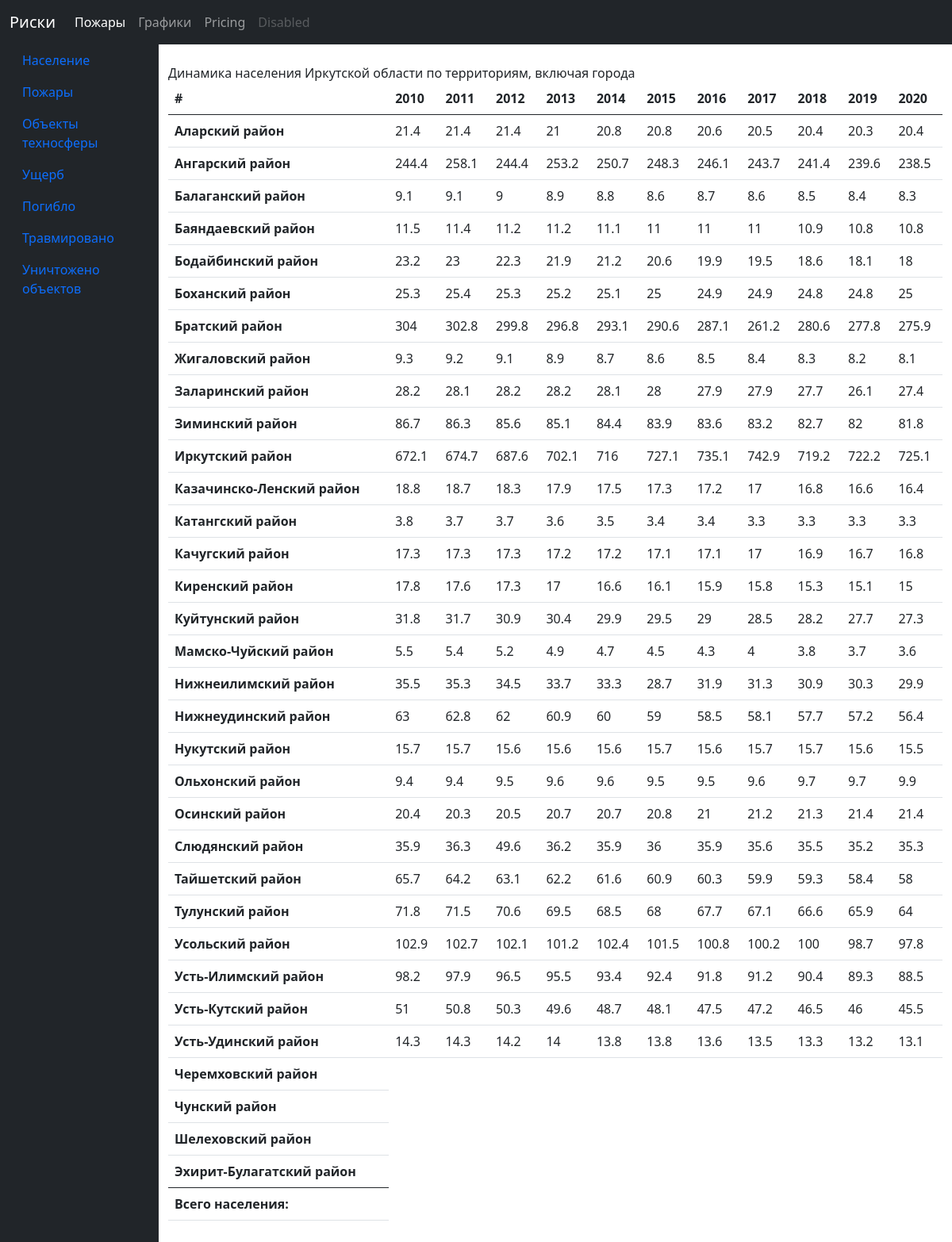
The page / on the database its author committed.
### tables this page shows
CREATE TABLE `raion` (
  `id` int NOT NULL,
  `id_region` int NOT NULL,
  `raion_name` varchar(255) NOT NULL
);

### index.php (the view, shortened to what this page needs)
<?php
require_once("connect_db.php");
?>
<!DOCTYPE html>
<html lang="en">
<head>
    <link rel="stylesheet" href="css/style.css">
    <link href="https://cdn.jsdelivr.net/npm/bootstrap@5.0.1/dist/css/bootstrap.min.css" rel="stylesheet">
</head>
<body>
    <nav class="navbar navbar-expand-lg navbar-dark bg-dark">
        <div class="container-fluid">
            <a class="navbar-brand" href="#">Риски</a>
            <div class="collapse navbar-collapse" id="navbarNavAltMarkup">
                <div class="navbar-nav">
                    <a class="nav-link active" aria-current="page" href="#">Пожары</a>
                    <a class="nav-link" href="#">Графики</a>
                    <a class="nav-link" href="#">Pricing</a>
                    <a class="nav-link disabled" href="#" tabindex="-1" aria-disabled="true">Disabled</a>
                </div>
            </div>
        </div>
    </nav>
    <div class="container-fluid custome-container">
        <div class="row row-custome">
            <div class="col-2 bg-dark">
                <nav class="nav flex-column">
                    <a class="nav-link active" aria-current="page" href="#">Население</a>
                    <a class="nav-link" href="#">Пожары</a>
                    <a class="nav-link" href="#">Объекты техносферы</a>
                    <a class="nav-link" href="#">Ущерб</a>
                    <a class="nav-link" href="#">Погибло</a>
                    <a class="nav-link" href="#">Травмировано</a>
                    <a class="nav-link" href="#">Уничтожено объектов</a>
                </nav>
            </div>
            <div class="col-10 content">
                <div>
                    <br>
                    <label class="prefix">Динамика населения Иркутской области по территориям, включая города</label>
                    <br>
                    <table class="table">
                        <thead>
                            <tr>
                                <th scope="col">#</th>
                                <?php
                                $query = "SELECT DISTINCT `date` FROM `statistics_district`";
                                $resultDate = mysqli_query($connect, $query);
                                while ($date = mysqli_fetch_array($resultDate)) {
                                    echo "<th scope='col'>" . $date["date"] . "</th>";
                                }
                                ?>
                            </tr>
                        </thead>
                        <tbody>
                            <?php
                            $queryR = "SELECT raion_name FROM `raion`";
                            $resultRaion = mysqli_query($connect, $queryR);
                            $i = 1;
                            while ($raion = mysqli_fetch_array($resultRaion)) {
                                $queryP = "SELECT id_raion, population  FROM `statistics_district` WHERE id_raion = $i";
                                $resultPopul = mysqli_query($connect, $queryP);
                                echo "<tr>";
                                echo "<th scope='row'>" . $raion["raion_name"] . "</th>";
                                while ($popul = mysqli_fetch_array($resultPopul)) {
                                    echo "<td>" . $popul["population"] . "</td>";
                                }
                                $i++;
                                echo "</tr>";
                            }
                            ?>
                            <thead>
                                <tr>
                                    <th scope="col">Всего населения:</th>
                                </tr>
                            </thead>
                        </tbody>
                    </table>
                </div>
            </div>
        </div>
    </div>
</body>
</html>

### css/style.css (style rules this page uses)
body { overflow: hidden; font-family: Roboto, sans-serif; }
.row-custome { min-height: calc(100vh - 40px); }
.content { overflow-y: auto; max-height: calc(100vh - 40px); }

### rows shown on the page
raion: raion_name "Аларский район", population "21.4", population "21", population "20.8", population "20.6", population "20.5", population "20.4", population "20.3"
raion: raion_name "Ангарский район", population "244.4", population "258.1", population "253.2", population "250.7", population "248.3", population "246.1", population "243.7", population "241.4", population "239.6", population "238.5"
raion: raion_name "Балаганский район", population "9.1", population "9", population "8.9", population "8.8", population "8.6", population "8.7", population "8.5", population "8.4", population "8.3"
raion: raion_name "Баяндаевский район", population "11.5", population "11.4", population "11.2", population "11.1", population "11", population "10.9", population "10.8"
raion: raion_name "Бодайбинский район", population "23.2", population "23", population "22.3", population "21.9", population "21.2", population "20.6", population "19.9", population "19.5", population "18.6", population "18.1", population "18"
raion: raion_name "Боханский район", population "25.3", population "25.4", population "25.2", population "25.1", population "25", population "24.9", population "24.8"
raion: raion_name "Братский район", population "304", population "302.8", population "299.8", population "296.8", population "293.1", population "290.6", population "287.1", population "261.2", population "280.6", population "277.8", population "275.9"
raion: raion_name "Жигаловский район", population "9.3", population "9.2", population "9.1", population "8.9", population "8.7", population "8.6", population "8.5", population "8.4", population "8.3", population "8.2", population "8.1"
raion: raion_name "Заларинский район", population "28.2", population "28.1", population "28", population "27.9", population "27.7", population "26.1", population "27.4"
raion: raion_name "Зиминский район", population "86.7", population "86.3", population "85.6", population "85.1", population "84.4", population "83.9", population "83.6", population "83.2", population "82.7", population "82", population "81.8"
raion: raion_name "Иркутский район", population "672.1", population "674.7", population "687.6", population "702.1", population "716", population "727.1", population "735.1", population "742.9", population "719.2", population "722.2", population "725.1"
raion: raion_name "Казачинско-Ленский район", population "18.8", population "18.7", population "18.3", population "17.9", population "17.5", population "17.3", population "17.2", population "17", population "16.8", population "16.6", population "16.4"
raion: raion_name "Катангский район", population "3.8", population "3.7", population "3.6", population "3.5", population "3.4", population "3.3"
raion: raion_name "Качугский район", population "17.3", population "17.2", population "17.1", population "17", population "16.9", population "16.7", population "16.8"
raion: raion_name "Киренский район", population "17.8", population "17.6", population "17.3", population "17", population "16.6", population "16.1", population "15.9", population "15.8", population "15.3", population "15.1", population "15"
raion: raion_name "Куйтунский район", population "31.8", population "31.7", population "30.9", population "30.4", population "29.9", population "29.5", population "29", population "28.5", population "28.2", population "27.7", population "27.3"
raion: raion_name "Мамско-Чуйский район", population "5.5", population "5.4", population "5.2", population "4.9", population "4.7", population "4.5", population "4.3", population "4", population "3.8", population "3.7", population "3.6"
raion: raion_name "Нижнеилимский район", population "35.5", population "35.3", population "34.5", population "33.7", population "33.3", population "28.7", population "31.9", population "31.3", population "30.9", population "30.3", population "29.9"
raion: raion_name "Нижнеудинский район", population "63", population "62.8", population "62", population "60.9", population "60", population "59", population "58.5", population "58.1", population "57.7", population "57.2", population "56.4"
raion: raion_name "Нукутский район", population "15.7", population "15.6", population "15.5"
raion: raion_name "Ольхонский район", population "9.4", population "9.5", population "9.6", population "9.7", population "9.9"
raion: raion_name "Осинский район", population "20.4", population "20.3", population "20.5", population "20.7", population "20.8", population "21", population "21.2", population "21.3", population "21.4"
raion: raion_name "Слюдянский район", population "35.9", population "36.3", population "49.6", population "36.2", population "36", population "35.6", population "35.5", population "35.2", population "35.3"
raion: raion_name "Тайшетский район", population "65.7", population "64.2", population "63.1", population "62.2", population "61.6", population "60.9", population "60.3", population "59.9", population "59.3", population "58.4", population "58"
raion: raion_name "Тулунский район", population "71.8", population "71.5", population "70.6", population "69.5", population "68.5", population "68", population "67.7", population "67.1", population "66.6", population "65.9", population "64"
raion: raion_name "Усольский район", population "102.9", population "102.7", population "102.1", population "101.2", population "102.4", population "101.5", population "100.8", population "100.2", population "100", population "98.7", population "97.8"
raion: raion_name "Усть-Илимский район", population "98.2", population "97.9", population "96.5", population "95.5", population "93.4", population "92.4", population "91.8", population "91.2", population "90.4", population "89.3", population "88.5"
raion: raion_name "Усть-Кутский район", population "51", population "50.8", population "50.3", population "49.6", population "48.7", population "48.1", population "47.5", population "47.2", population "46.5", population "46", population "45.5"
raion: raion_name "Усть-Удинский район", population "14.3", population "14.2", population "14", population "13.8", population "13.6", population "13.5", population "13.3", population "13.2", population "13.1"
raion: raion_name "Черемховский район"
raion: raion_name "Чунский район"
raion: raion_name "Шелеховский район"
raion: raion_name "Эхирит-Булагатский район"

### other values the page prints
$date["date"] "2010"
$date["date"] "2011"
$date["date"] "2012"
$date["date"] "2013"
$date["date"] "2014"
$date["date"] "2015"
$date["date"] "2016"
$date["date"] "2017"
$date["date"] "2018"
$date["date"] "2019"
$date["date"] "2020"
